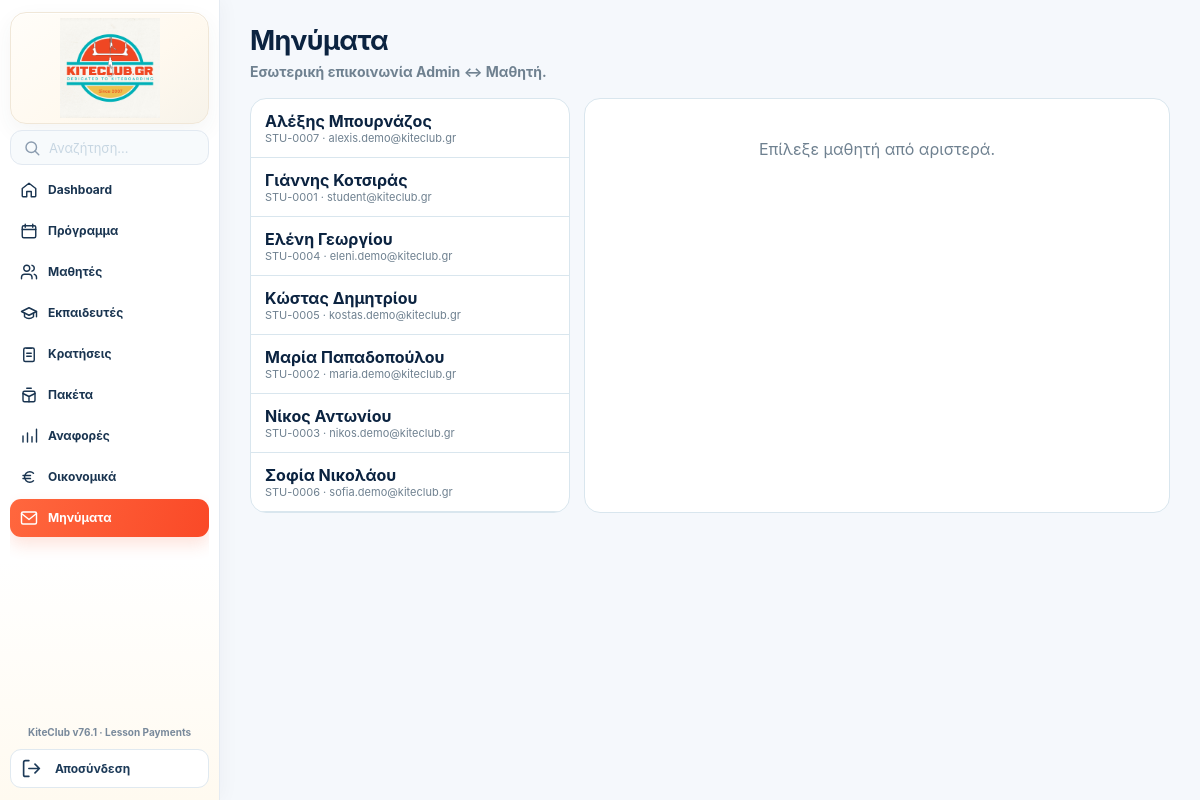
Screenshot of /admin/messages (signed in) with the database file from the repository.
### tables this page shows
CREATE TABLE users(
      id INTEGER PRIMARY KEY, name TEXT, email TEXT UNIQUE, phone TEXT,
      role TEXT NOT NULL, password_hash TEXT NOT NULL, active INTEGER DEFAULT 1
    , profile_photo TEXT, surname TEXT, instagram TEXT);

CREATE TABLE students(
      user_id INTEGER PRIMARY KEY, credits REAL DEFAULT 0, level TEXT DEFAULT 'Beginner'
    , student_code TEXT, lesson_type TEXT DEFAULT 'private', group_id INTEGER, crew_member INTEGER DEFAULT 0, crew_start_date TEXT, crew_end_date TEXT, crew_fee REAL DEFAULT 0);

### app.py (the view, shortened to what this page needs)
@app.route("/admin/messages", methods=["GET","POST"])
def admin_messages():
    u=current_user()
    if not u or u["role"]!="admin": return redirect(url_for("login"))
    con=db()
    selected_id=request.args.get("student_id",type=int) or request.form.get("student_id",type=int)
    students=con.execute("""
      SELECT u.id,u.name,u.surname,u.email,s.student_code,
             (SELECT COUNT(*) FROM messages m WHERE m.sender_id=u.id AND m.recipient_id=? AND m.read_at IS NULL) unread,
             (SELECT MAX(created_at) FROM messages m WHERE (m.sender_id=u.id AND m.recipient_id=?) OR (m.sender_id=? AND m.recipient_id=u.id)) last_message_at
      FROM users u JOIN students s ON s.user_id=u.id
      WHERE COALESCE(u.active,1)=1
      ORDER BY CASE WHEN last_message_at IS NULL THEN 1 ELSE 0 END,last_message_at DESC,u.name,u.surname
    """,(u["id"],u["id"],u["id"])).fetchall()
    selected=None; thread=[]
    con.close()
    return render_template("admin_messages.html",students=students,selected=selected,thread=thread,admin_active="messages")

### app.py (called while the page is built)
@app.before_request
def enforce_csrf():
    if request.method in ("POST", "PUT", "PATCH", "DELETE"):
        supplied = request.form.get("_csrf_token") or request.headers.get("X-CSRF-Token", "")
        expected = session.get("_csrf_token", "")
        if not supplied or not expected or not hmac.compare_digest(supplied, expected):
            abort(400, description="Invalid or missing security token. Refresh the page and try again.")

@app.after_request
def security_headers(response):
    response.headers["X-Content-Type-Options"] = "nosniff"
    response.headers["Referrer-Policy"] = "strict-origin-when-cross-origin"
    response.headers["X-Frame-Options"] = "DENY"
    response.headers["Permissions-Policy"] = "camera=(), microphone=(), geolocation=()"
    response.headers["Cache-Control"] = "no-store" if session.get("uid") else "no-cache"
    if request.is_secure:
        response.headers["Strict-Transport-Security"] = "max-age=31536000; includeSubDomains"
    return response

def db():
    con = sqlite3.connect(DB, timeout=15)
    con.execute("PRAGMA busy_timeout=15000")
    con.row_factory = sqlite3.Row
    return con

def current_user():
    if not session.get("uid"): return None
    con=db()
    u=con.execute("SELECT * FROM users WHERE id=?",(session["uid"],)).fetchone()
    con.close()
    if u and not u["active"]:
        session.clear()
        return None
    if u:
        session["role"]=u["role"]
        session.permanent=True
    return u

@app.context_processor
def inject():
    me=current_user()
    unread=0
    if me:
        con=db()
        unread=con.execute("SELECT COUNT(*) n FROM messages WHERE recipient_id=? AND read_at IS NULL",(me["id"],)).fetchone()["n"]
        con.close()
    return {"me": me, "message_unread_count": unread, "booking_state_meta": booking_state_meta, "app_version": APP_VERSION}

### templates/admin_messages.html (shortened to what this page needs)
{% extends "base.html" %}{% block content %}
<link rel="stylesheet" href="{{url_for('static',filename='admin-shared.css')}}"><div class="admin-shell">{% set admin_active='messages' %}{% include '_admin_sidebar_static.html' %}<main class="admin-main"><div class="admin-page-head"><div><h1>Μηνύματα</h1><div class="admin-page-sub">Εσωτερική επικοινωνία Admin ↔ Μαθητή.</div></div></div><div class="msg-layout"><div class="msg-list">{% for s in students %}<a class="msg-person {{'active' if selected and selected.id==s.id else ''}}" href="{{url_for('admin_messages',student_id=s.id)}}"><b><span>{{s.name}}{% if s.surname %} {{s.surname}}{% endif %}</span>{% if s.unread %}<span class="badge-unread">{{s.unread}}</span>{% endif %}</b><div class="muted" style="font-size:11px">{{s.student_code}} · {{s.email}}</div></a>{% endfor %}</div><div class="msg-thread">{% if selected %}<div class="thread-head"><b>{{selected.name}}{% if selected.surname %} {{selected.surname}}{% endif %}</b><div class="muted" style="font-size:12px">{{selected.student_code}} · {{selected.email}}</div></div><div class="thread-body">{% for m in thread %}<div class="bubble {{'mine' if me.id==m.sender_id else ''}}">{{m.body}}<small>{{m.created_at[:16]|replace('T',' ')}}</small></div>{% else %}<div class="muted">Δεν υπάρχουν μηνύματα ακόμα.</div>{% endfor %}</div><form class="msg-compose" method="post"><input type="hidden" name="_csrf_token" value="{{ csrf_token() }}"><input type="hidden" name="student_id" value="{{selected.id}}"><textarea name="body" maxlength="2000" placeholder="Γράψε μήνυμα..." required></textarea><button class="btn">Αποστολή</button></form>{% else %}<div class="muted" style="padding:40px;text-align:center">Επίλεξε μαθητή από αριστερά.</div>{% endif %}</div></div></main></div><link rel="stylesheet" href="{{url_for('static',filename='admin-v4.css')}}">
{% endblock %}

### static/admin-shared.css (style rules this page uses)
.admin-shell { min-height:100vh;display:grid;grid-template-columns:210px minmax(0,1fr);background:#f3f8fb }
.admin-main { min-width:0;padding:24px 30px 38px;width:100%;max-width:none;margin:0 }
.admin-page-head { display:flex;justify-content:space-between;gap:18px;align-items:center;flex-wrap:wrap;margin-bottom:18px }
.admin-page-head h1 { font-size:38px;line-height:1;margin:0 0 7px;letter-spacing:-.6px }
.admin-page-sub { font-size:14px;color:var(--m);font-weight:700 }

### static/admin-v4.css (style rules this page uses)
.admin-shell { grid-template-columns:252px minmax(0,1fr)!important;background:#f5f8fc!important }
.admin-main { min-width:0!important;padding:25px 30px 42px!important;background:#f5f8fc!important }
.admin-page-head h1 { font-size:clamp(27px,2.2vw,36px)!important;line-height:1.16!important }

### templates/base.html (style rules this page uses)
:root { --n:#0b2340;--b:#0788c8;--bg:#f3f8fb;--g:#dff7e8;--gt:#0c7c46;--r:#ffe3e6;--rt:#bd3541;--o:#fff0d6;--ot:#a86100;--l:#d9e6ee;--m:#6f8190 }
* { box-sizing:border-box }
body { margin:0;background:var(--bg);color:var(--n);font-family:Inter,system-ui,-apple-system,Segoe UI,sans-serif }
a { color:inherit }
h1 { font-size:28px;margin:0 0 6px }
.muted { color:var(--m) }
@media (min-width:901px) { .admin-shell { grid-template-columns:220px minmax(0,1fr)!important } }

### templates/admin_messages.html (style rules this page uses)
.msg-layout { display:grid;grid-template-columns:320px minmax(0,1fr);gap:14px }
.msg-list,.msg-thread { background:#fff;border:1px solid var(--l);border-radius:16px;overflow:hidden }
.msg-person { display:block;padding:12px 14px;border-bottom:1px solid var(--l);text-decoration:none;color:var(--n) }
.msg-person b { display:flex;justify-content:space-between }

### rows the page displays
users: name "Αλέξης", surname "Μπουρνάζος", student_code "STU-0007", email "alexis.demo@kiteclub.gr"
users: name "Γιάννης", surname "Κοτσιράς", student_code "STU-0001", email "student@kiteclub.gr"
users: name "Ελένη", surname "Γεωργίου", student_code "STU-0004", email "eleni.demo@kiteclub.gr"
users: name "Κώστας", surname "Δημητρίου", student_code "STU-0005", email "kostas.demo@kiteclub.gr"
users: name "Μαρία", surname "Παπαδοπούλου", student_code "STU-0002", email "maria.demo@kiteclub.gr"
users: name "Νίκος", surname "Αντωνίου", student_code "STU-0003", email "nikos.demo@kiteclub.gr"
users: name "Σοφία", surname "Νικολάου", student_code "STU-0006", email "sofia.demo@kiteclub.gr"

### other values shown
{{ app_version }} "KiteClub v76.1 · Lesson Payments"
